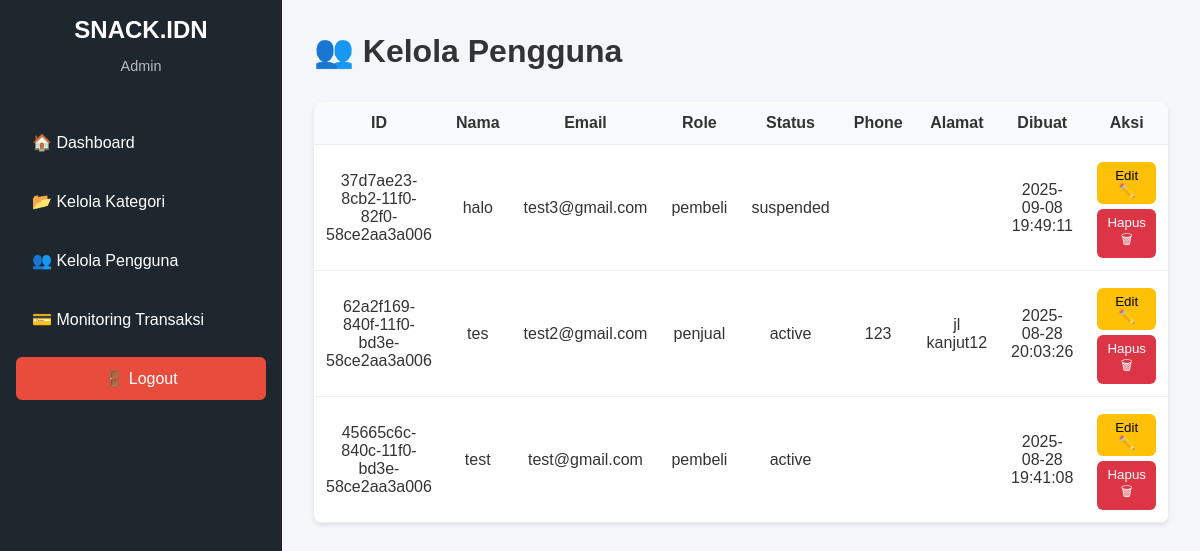
The app's page /public/admin/kelolaPengguna.php (signed in) with its own data.
### tables this page shows
CREATE TABLE `user` (
  `id` varchar(36) NOT NULL,
  `name` varchar(255) NOT NULL,
  `email` varchar(255) NOT NULL,
  `password` varchar(255) NOT NULL,
  `role` enum('pembeli','penjual','admin') NOT NULL,
  `phone` varchar(20) DEFAULT NULL,
  `address` text DEFAULT NULL,
  `store_description` text DEFAULT NULL,
  `store_logo` varchar(255) DEFAULT NULL,
  `status` enum('active','suspended') DEFAULT 'active',
  `created_at` datetime DEFAULT current_timestamp()
);

### public/admin/kelolaPengguna.php (the view, shortened to what this page needs)
<?php
require_once __DIR__ . '/../../config/database.php';
$users = $conn->query("SELECT * FROM user WHERE role != 'admin' ORDER BY created_at DESC");
?>
<!DOCTYPE html>
<html lang="id">
<head>
<link rel="stylesheet" href="assets/css/base.css">
<link rel="stylesheet" href="assets/css/pengguna.css">
</head>
<body>
<div class="dashboard-container">
    <?php include __DIR__ . '/sidebar.php'; ?>
    <main class="main-content">
        <header class="main-header">
            <h1>👥 Kelola Pengguna</h1>
        </header>
        <section class="content-section user-list">
            <table>
                <thead>
                    <tr>
                        <th>ID</th>
                        <th>Nama</th>
                        <th>Email</th>
                        <th>Role</th>
                        <th>Status</th>
                        <th>Phone</th>
                        <th>Alamat</th>
                        <th>Dibuat</th>
                        <th>Aksi</th>
                    </tr>
                </thead>
                <tbody>
                <?php while($row = $users->fetch_assoc()): ?>
                    <tr>
                        <td><?= htmlspecialchars($row['id']) ?></td>
                        <td><?= htmlspecialchars($row['name']) ?></td>
                        <td><?= htmlspecialchars($row['email']) ?></td>
                        <td><?= $row['role'] ?></td>
                        <td><?= $row['status'] ?></td>
                        <td><?= htmlspecialchars($row['phone']) ?></td>
                        <td><?= htmlspecialchars($row['address']) ?></td>
                        <td><?= $row['created_at'] ?></td>
                        <td>
                            <button type="button" class="btn-small btn-edit"
                                data-id="<?= $row['id'] ?>"
                                data-name="<?= htmlspecialchars($row['name'], ENT_QUOTES) ?>"
                                data-email="<?= htmlspecialchars($row['email'], ENT_QUOTES) ?>"
                                data-status="<?= $row['status'] ?>"
                                data-phone="<?= htmlspecialchars($row['phone'], ENT_QUOTES) ?>"
                                data-address="<?= htmlspecialchars($row['address'], ENT_QUOTES) ?>"
                            >
                            Edit ✏️
                            </button>
                            <form method="POST" style="display:inline;">
                                <button type="submit" name="delete_user" class="btn-delete">Hapus 🗑</button>
                            </form>
                        </td>
                    </tr>
                <?php endwhile; ?>
                </tbody>
            </table>
        </section>
    </main>
</div>
</body>
</html>

### public/admin/assets/css/base.css (style rules this page uses)
body { margin: 0; font-family: 'Poppins', sans-serif; background: #f5f6fa; color: #333; }
.dashboard-container { display: flex; min-height: 100vh; }
.main-content { flex: 1; padding: 2rem; }
.main-header h1 { margin: 0 0 2rem 0; }

### public/admin/assets/css/pengguna.css (style rules this page uses)
.user-list table { width: 100%; border-collapse: collapse; background: white; border-radius: 8px; overflow: hidden; box-shadow: 0 2px 4px rgba(0,0,0,0.1); }
.user-list th, .user-list td { padding: 12px; text-align: center; border-bottom: 1px solid #eee; }
.user-list th { background: #f8f9fa; }
.btn-edit { background: #ffc107; border: none; padding: 6px 10px; border-radius: 6px; cursor: pointer; }
.btn-delete { background: #dc3545; border: none; padding: 6px 10px; border-radius: 6px; cursor: pointer; color: white; }
form input, form select, textarea, button { width: 100%; padding: 8px; margin-top: 5px; border: 1px solid #ccc; border-radius: 6px; }

### records on screen
user: id "37d7ae23-8cb2-11f0-82f0-58ce2aa3a006", name "halo", email "test3@gmail.com", role "pembeli", status "suspended", created_at "2025-09-08 19:49:11"
user: id "62a2f169-840f-11f0-bd3e-58ce2aa3a006", name "tes", email "test2@gmail.com", role "penjual", status "active", phone "123", address "jl kanjut12", created_at "2025-08-28 20:03:26"
user: id "45665c6c-840c-11f0-bd3e-58ce2aa3a006", name "test", email "test@gmail.com", role "pembeli", status "active", created_at "2025-08-28 19:41:08"
